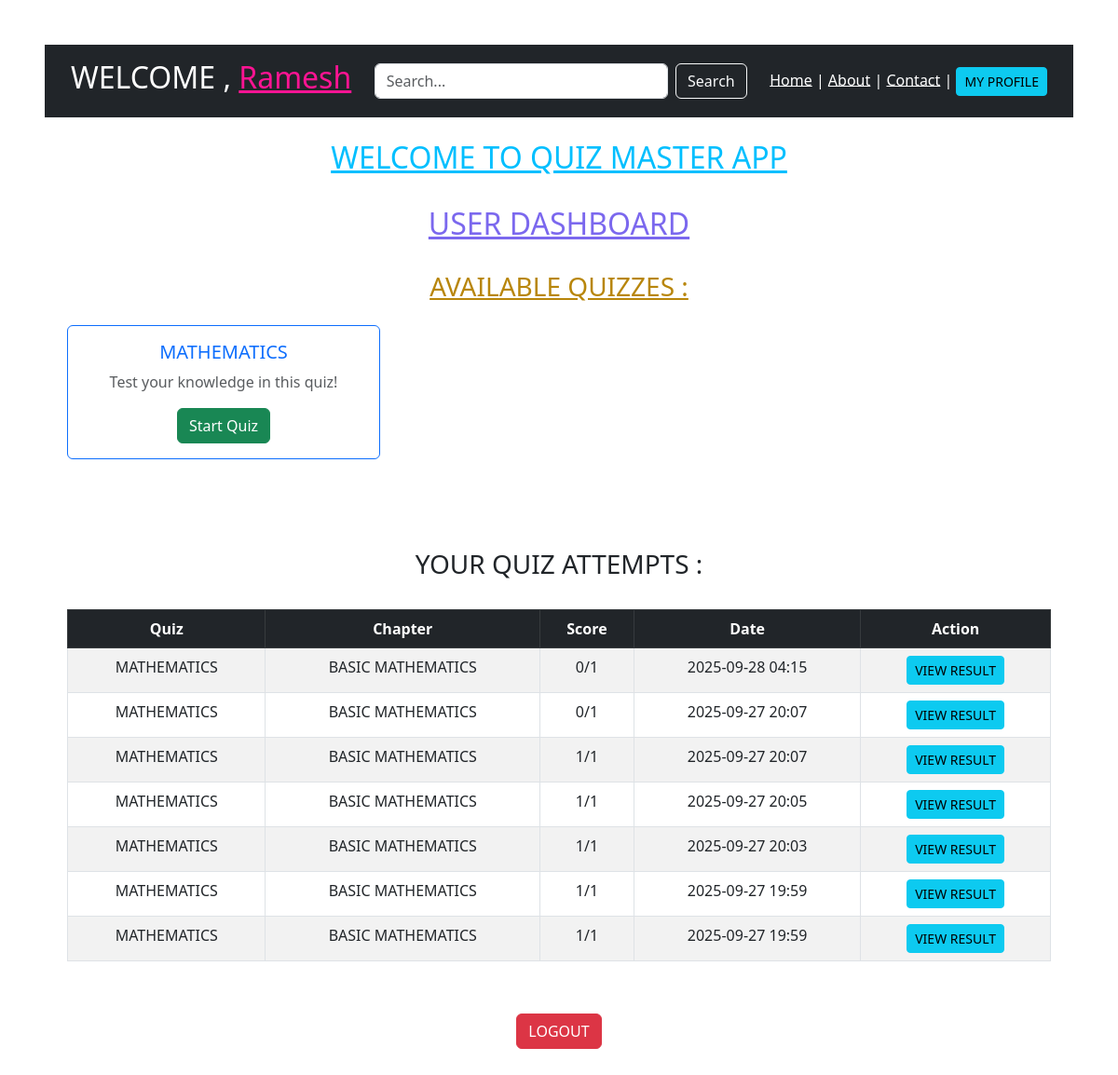
Page /user/dashboard (signed in) on the committed database.
### app.py (models this page shows)
class Quiz(db.Model):
    id = db.Column(db.Integer , primary_key= True)
    title = db.Column(db.String(100) , nullable = False)
    chapters = db.relationship('Chapter' , backref = 'quiz' , lazy = True)

class QuizAttempt(db.Model):
    id = db.Column(db.Integer, primary_key=True)
    user_id = db.Column(db.Integer, db.ForeignKey('user.id'), nullable=False)
    quiz_id = db.Column(db.Integer, db.ForeignKey('quiz.id'), nullable=False)
    chapter_id = db.Column(db.Integer, db.ForeignKey('chapter.id'), nullable=True)   # NEW
    score = db.Column(db.Integer, nullable=True)
    answers = db.Column(db.Text, nullable=True)  # store JSON like {"<question_id>": <selected_option>}
    timestamp = db.Column(db.DateTime, default=datetime.utcnow)
    user = db.relationship('User', backref='quiz_attempts')
    quiz = db.relationship('Quiz', backref='attempts')
    chapter = db.relationship('Chapter', backref='attempts')

class Chapter(db.Model):
    id = db.Column(db.Integer , primary_key = True)
    title = db.Column(db.String(50) , nullable = False)
    quiz_id = db.Column(db.Integer , db.ForeignKey('quiz.id') , nullable = False)

### app.py (the view)
@app.route('/user/dashboard', methods=['GET', 'POST'])
def user_dashboard():
    if 'user_id' not in session:
        return redirect('/user/login')
    search_query = request.args.get('search', '').strip().lower()
    chapters = Chapter.query.all()
    if search_query:
        quizzes = Quiz.query.filter(
            Quiz.title.ilike(f'%{ search_query }%')
        ).all()
    else:
        quizzes = Quiz.query.all()
    attempts = QuizAttempt.query.filter_by(user_id=session['user_id']).order_by(QuizAttempt.timestamp.desc()).all()
    return render_template(
        'user_dashboard.html',
        username=session.get('username'),   # fixed here (you used user_username before)
        quizzes=quizzes,
        chapters=chapters,
        search_query=search_query,
        attempts=attempts
    )

### templates/user_dashboard.html (shortened to what this page needs)
<!DOCTYPE html>
<html lang="en">
<head>
  <link href="https://cdn.jsdelivr.net/npm/bootstrap@5.3.0/dist/css/bootstrap.min.css" rel="stylesheet">
</head>
<body class="text-center p-5">
  <header class="bg-dark text-white p-3">
    <div class="container d-flex justify-content-between align-items-center">
      <h2>WELCOME , <u style="color:deeppink;">{{ session['username'] }}</u></h2>
      <form class="d-flex mx-3" role="search" style="flex:1; max-width:400px;">
        <input type="text" class="form-control me-2" name="search" value="{{ search_query }}" placeholder="Search...">
        <button class="btn btn-outline-light" type="submit">Search</button>
      </form>
      <nav>
        <a href="/" class="text-white">Home</a> |
        <a href="/about" class="text-white">About</a> |
        <a href="/contact" class="text-white">Contact</a> |
        <a href="/user/profile" button class="btn btn-info btn-sm">MY PROFILE</a>
      </nav>
    </div>
  </header><br>
  <h2><u style="color:deepskyblue;">WELCOME TO QUIZ MASTER APP</u></h2><br>
  <h2><u style="color:mediumslateblue;">USER DASHBOARD</u></h2>
  <div class="container p-4">
    <h3 class="mb-4" style="color:darkgoldenrod;"><u>AVAILABLE QUIZZES :</u></h3>
    <div class="row">
      {% for quiz in quizzes %}
      <div class="col-md-4 mb-4">
        <div class="card h-100 border-primary">
          <div class="card-body text-center">
            <h5 class="card-title text-primary">{{ quiz.title }}</h5>
            <p class="card-text text-muted">Test your knowledge in this quiz!</p>
            <a href="/chapter/wise/quiz/{{ quiz.id }}" class="btn btn-success">Start Quiz</a>
          </div>
        </div>
      </div>
      {% else %}
      <div class="col-12 text-center">
        <h4 class="text-danger mt-4">SORRY, NO QUIZ AVAILABLE FOR THIS SUBJECT.</h4>
      </div>
      {% endfor %}
    </div>
  </div>
  <div class="container p-4 mt-4">
    <h3>YOUR QUIZ ATTEMPTS :</h3><br>
    {% if attempts %}
    <table class="table table-bordered table-striped">
      <thead class="table-dark text-center">
        <tr>
          <th>Quiz</th>
          <th>Chapter</th>
          <th>Score</th>
          <th>Date</th>
          <th>Action</th>
        </tr>
      </thead>
      <tbody class="text-center">
        {% for attempt in attempts %}
        <tr>
          <td>{{ attempt.quiz.title }}</td>
          <td>
            {% if attempt.chapter %}
              {{ attempt.chapter.title }}
            {% elif attempt.quiz.questions %}
              {{ attempt.quiz.questions[0].chapter.title }}
            {% else %}
              N/A
            {% endif %}
          </td>
          <td>
            {% if attempt.chapter %}
              {{ attempt.score }}/{{ attempt.chapter.questions|length }}
            {% else %}
              {{ attempt.score }}/{{ attempt.quiz.questions|length }}
            {% endif %}
          </td>
          <td>{{ attempt.timestamp.strftime("%Y-%m-%d %H:%M") }}</td>
          <td>
            <a href="{{ url_for('answer_key', attempt_id=attempt.id) }}" class="btn btn-info btn-sm">VIEW RESULT</a>
          </td>
        </tr>
        {% endfor %}
      </tbody>
    </table>
    {% else %}
    <h5 class="text-center text-muted">No attempts yet. Start your first quiz!</h5>
    {% endif %}
  </div>
  <a href="/user/login" class="btn btn-danger mt-3">LOGOUT</a>
</body>
</html>

### rows in the picture
Quiz: title "MATHEMATICS"
QuizAttempt: quiz "MATHEMATICS", chapter "BASIC MATHEMATICS", score "0", chapter.questions|length "1", timestamp "2025-09-28 04:15"
QuizAttempt: quiz "MATHEMATICS", chapter "BASIC MATHEMATICS", score "0", chapter.questions|length "1", timestamp "2025-09-27 20:07"
QuizAttempt: quiz "MATHEMATICS", chapter "BASIC MATHEMATICS", score "1", chapter.questions|length "1", timestamp "2025-09-27 20:07"
QuizAttempt: quiz "MATHEMATICS", chapter "BASIC MATHEMATICS", score "1", chapter.questions|length "1", timestamp "2025-09-27 20:05"
QuizAttempt: quiz "MATHEMATICS", chapter "BASIC MATHEMATICS", score "1", chapter.questions|length "1", timestamp "2025-09-27 20:03"
QuizAttempt: quiz "MATHEMATICS", chapter "BASIC MATHEMATICS", score "1", chapter.questions|length "1", timestamp "2025-09-27 19:59"
QuizAttempt: quiz "MATHEMATICS", chapter "BASIC MATHEMATICS", score "1", chapter.questions|length "1", timestamp "2025-09-27 19:59"

### other values in the picture
{{ session['username'] }} "Ramesh"
